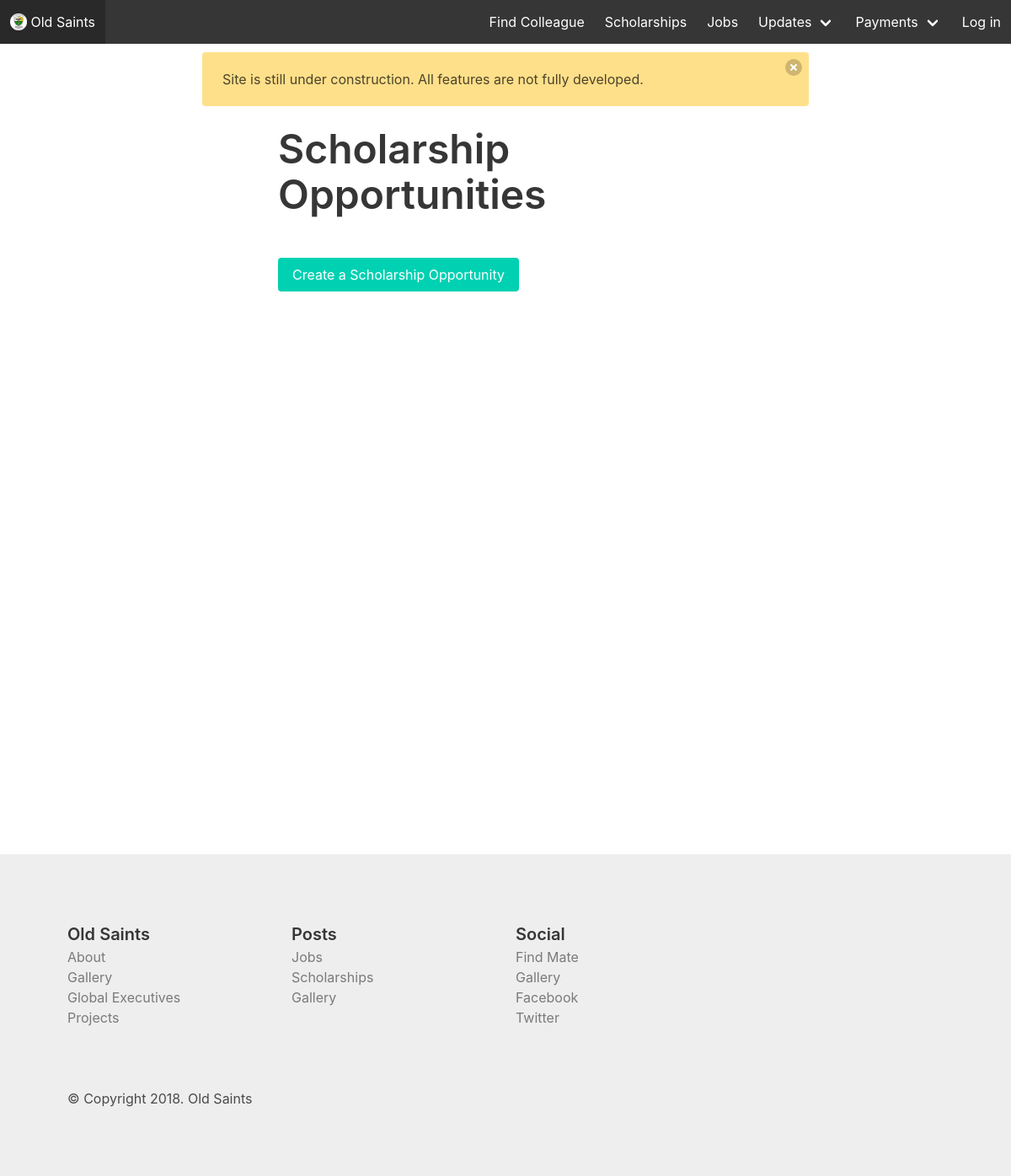
The page /scholarships/ on the database as committed earlier.
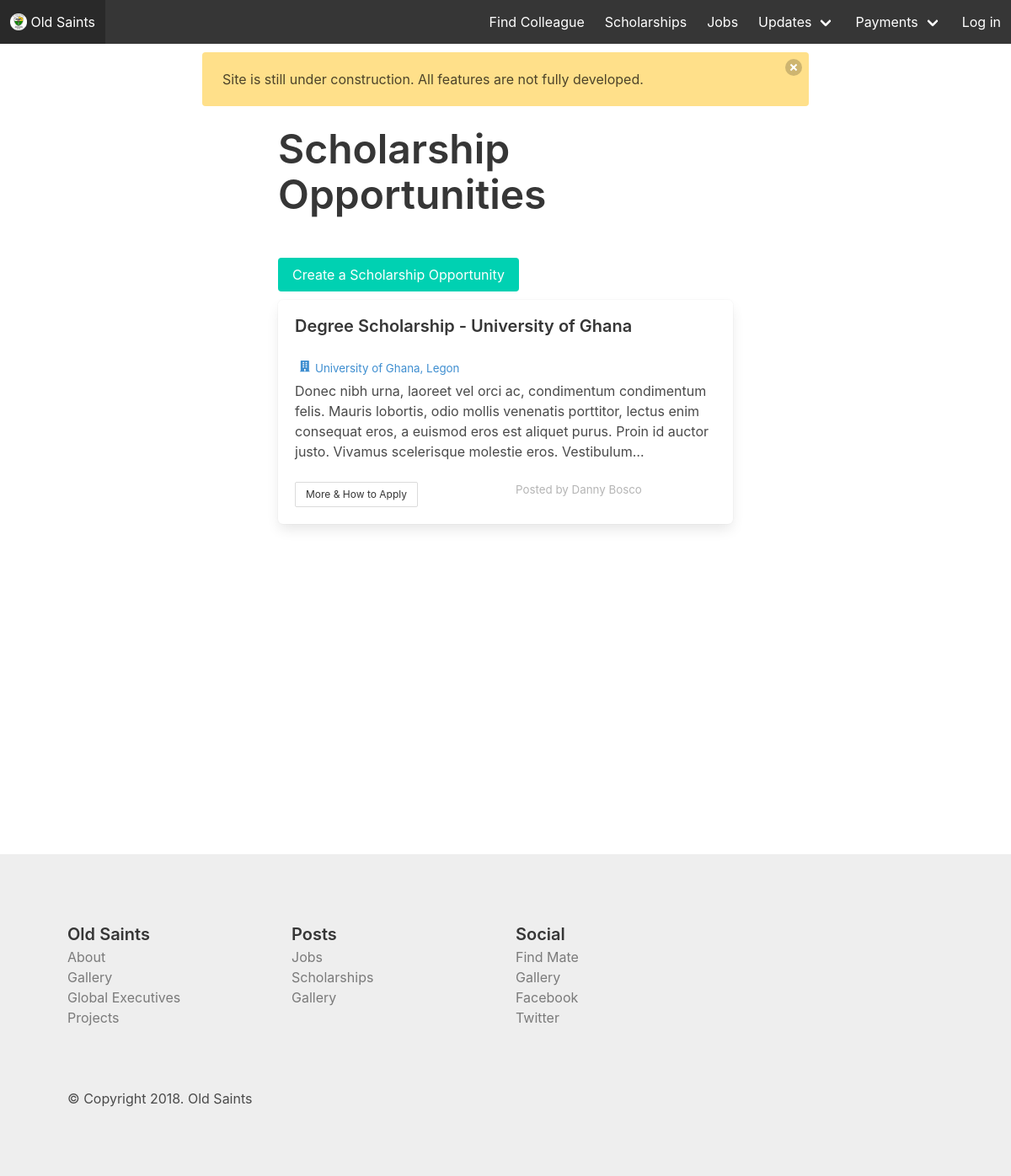
The same page on the database as committed later.
### web/models.py (models this page shows, shortened)
class Scholarship(models.Model):
    posted_by = models.ForeignKey(Alumnum, related_name="scholarships", on_delete=models.CASCADE)
    title = models.CharField(max_length=70)
    school = models.CharField(max_length=70)
    description = models.TextField()
    posted_on = models.DateTimeField(auto_now_add=True)
    how_to_apply = models.CharField(max_length=70)

class Alumnum(models.Model):
    user = models.OneToOneField(User, related_name="alumnum", on_delete=models.CASCADE)
    mobile = models.CharField(max_length=17)
    telephone = models.CharField(max_length=17, blank=True)
    whatsapp = models.CharField(max_length=17, blank=True)
    facebook = models.CharField(max_length=100, blank=True)
    twitter = models.CharField(max_length=100, blank=True)
    instagram = models.CharField(max_length=100, blank=True)
    address_line_1 = models.CharField(max_length=50)
    address_line_2 = models.CharField(max_length=50)
    year_of_completion = models.IntegerField()
    exam_type = models.CharField(max_length=20) # o/a level, sss, wassce
    house = models.ForeignKey(House, related_name="alumni", on_delete=models.CASCADE)
    chapter = models.ForeignKey(Chapter, related_name="alumni", on_delete=models.CASCADE)
    member_id = models.CharField(max_length=20)
    profession = models.CharField(max_length=100)
    nickname = models.CharField(max_length=70, blank=True)
    reference_1 = models.TextField(blank=True)
    reference_2 = models.TextField(blank=True)
    verified = models.BooleanField(default=False)
    class Meta:
        verbose_name_plural = "Alumni"
    def __str__(self):
        return self.user.get_full_name()

### web/views.py (the view)
# urls.py: url(r'^scholarships/$', views.scholarships, name="scholarships"),
def scholarships(request):
    context = {
        'scholarships': Scholarship.objects.all()
    }
    return render(request, 'web/scholarships.html', context)

### web/templates/web/scholarships.html (shortened to what this page needs)
{% extends "web/base.html" %}
{% block content %}
<div class="container centered-div">
    <div style="margin-top: 10px;">
        <p class="is-1 title" style="margin-bottom: 1em;">
            Scholarship <br>Opportunities
        </p>
        <a href="{% url 'web:create_scholarship_post' %}" class="button is-primary">Create a Scholarship Opportunity</a>
    </div>
    {% for scholarship in scholarships %}
    <div class="box" style="margin-top: 10px;">
        <h5 class="is-5 title">{{ scholarship.title }}</h5>
        <p style="font-size: 10pt; margin-bottom: 5px;" class="has-text-info">
            <span class="icon">
                <i class="fas fa-building"></i>
            </span>{{ scholarship.school }}</p>
        <p>{{ scholarship.description|truncatechars:250 }}</p>
        <br>
        <div class="columns">
            <div class="column">
                <a class="button is-small" href="{% url 'web:scholarship_detail' scholarship.id %}">More &amp; How to Apply</a>
            </div>
            <div class="column">
                <p class="has-text-grey-light" style="font-size: 10pt;">Posted by {{scholarship.posted_by}}</p>
            </div>
        </div>
    </div>
    {% endfor %}
</div>
{% endblock content %}

Rows that differ between the two databases and show on the page:
added Scholarship: title "Degree Scholarship - University of Ghana", school "University of Ghana, Legon", description "Donec nibh urna, laoreet vel orci ac, condimentum condimentum felis. Mauris lobortis, odio mollis venenatis porttitor, lectus enim consequat eros, a euismod eros est aliquet purus. Proin id auctor justo. Vivamus scelerisque molestie eros. Vestibulum…", posted_by "Danny Bosco"
